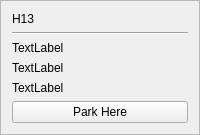
        <widget class="QFrame" name="frame_52">
         <property name="frameShape">
          <enum>QFrame::StyledPanel</enum>
         </property>
         <property name="frameShadow">
          <enum>QFrame::Plain</enum>
         </property>
         <layout class="QGridLayout" name="gridLayout_69">
          <item row="0" column="0">
           <layout class="QVBoxLayout" name="verticalLayout_68">
            <item>
             <widget class="QLabel" name="label_68">
              <property name="text">
               <string>H13</string>
              </property>
             </widget>
            </item>
            <item>
             <widget class="Line" name="line_68">
              <property name="orientation">
               <enum>Qt::Horizontal</enum>
              </property>
             </widget>
            </item>
            <item>
             <widget class="QLabel" name="h13TakenLbl">
              <property name="text">
               <string>TextLabel</string>
              </property>
             </widget>
            </item>
            <item>
             <widget class="QLabel" name="h13handLbl">
              <property name="text">
               <string>TextLabel</string>
              </property>
             </widget>
            </item>
            <item>
             <widget class="QLabel" name="takenByLblh13">
              <property name="text">
               <string>TextLabel</string>
              </property>
             </widget>
            </item>
            <item>
             <widget class="QPushButton" name="h13Btn">
              <property name="text">
               <string>Park Here</string>
              </property>
             </widget>
            </item>
           </layout>
          </item>
         </layout>
        </widget>
